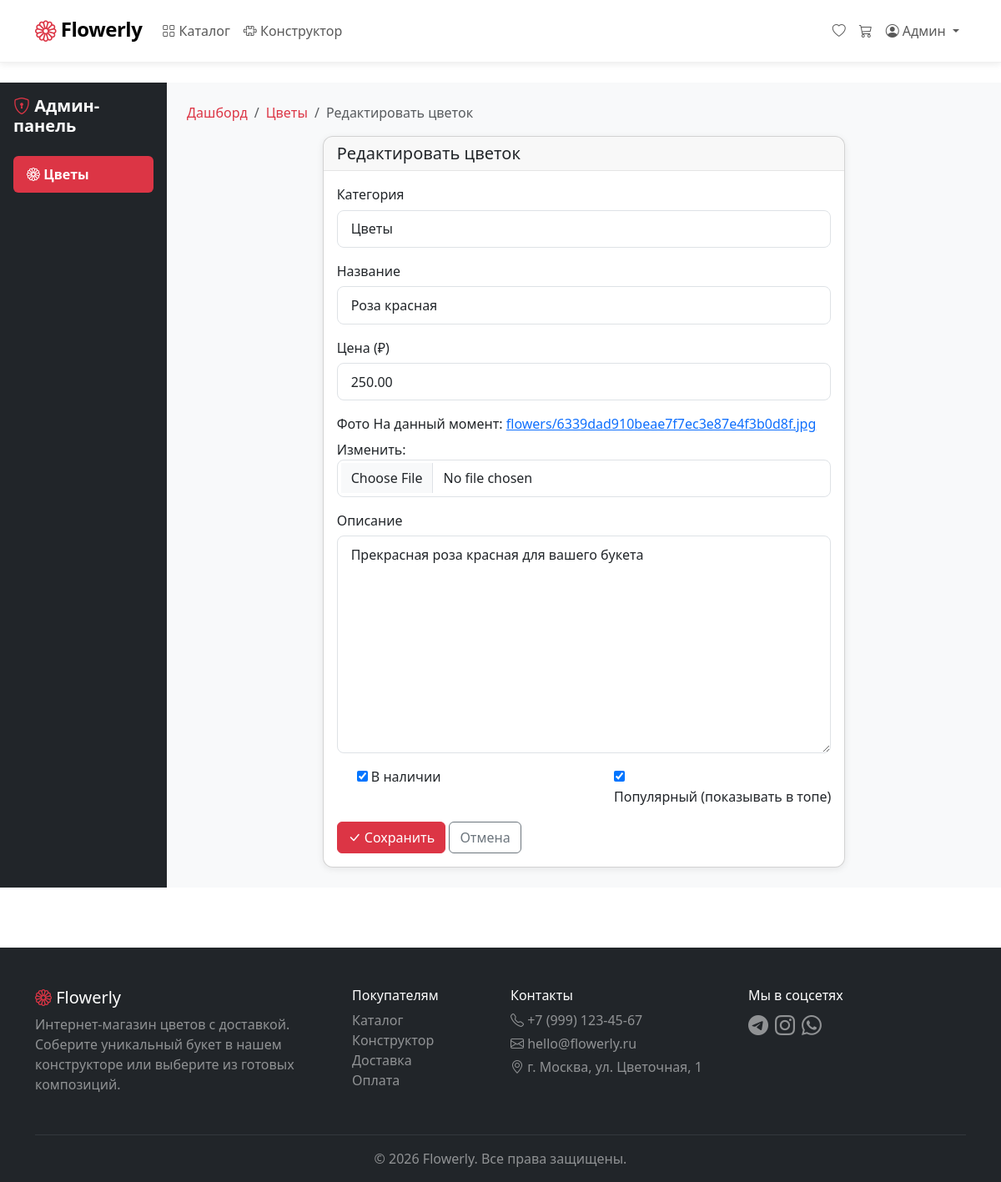
Screenshot of /admin-dashboard/flowers/1/edit/ (signed in) with the database file from the repository.
### FlowerlyApp/models.py (models this page shows, shortened)
class User(AbstractUser):
    username = None
    email = models.EmailField('Email', unique=True)
    phone = models.CharField('Телефон', max_length=20, blank=True)
    default_address = models.TextField('Адрес по умолчанию', blank=True)
    avatar = models.ImageField('Аватар', upload_to='avatars/', blank=True)
    is_florist = models.BooleanField('Флорист', default=False)
    created_at = models.DateTimeField('Дата регистрации', auto_now_add=True)
    USERNAME_FIELD = 'email'
    REQUIRED_FIELDS = ['first_name', 'last_name']
    objects = UserManager()
    class Meta:
        verbose_name = 'Пользователь'
        verbose_name_plural = 'Пользователи'

class Flower(models.Model):
    category = models.ForeignKey(Category, on_delete=models.CASCADE, verbose_name='Категория')
    name = models.CharField('Название', max_length=200)
    price = models.DecimalField('Цена за шт.', max_digits=10, decimal_places=2)
    image = models.ImageField('Фото', upload_to='flowers/')
    description = models.TextField('Описание', blank=True)
    available = models.BooleanField('В наличии', default=True)
    is_popular = models.BooleanField('Популярный', default=False)
    created_at = models.DateTimeField(auto_now_add=True)
    class Meta:
        verbose_name = 'Цветок'
        verbose_name_plural = 'Цветы'

### FlowerlyApp/views.py (the view)
    def wrapper(request, *args, **kwargs):
        if not request.user.is_authenticated:
            return redirect('flowerly:login')
        if not request.user.is_staff:
            messages.error(request, 'Доступ запрещён')
            return redirect('flowerly:home')
        return view_func(request, *args, **kwargs)

### FlowerlyApp/forms.py
class FlowerForm(forms.ModelForm):
    class Meta:
        model = Flower
        fields = ('category', 'name', 'price', 'image', 'description', 'available', 'is_popular')
    def __init__(self, *args, **kwargs):
        super().__init__(*args, **kwargs)
        for field in self.fields.values():
            if not isinstance(field.widget, forms.CheckboxInput):
                field.widget.attrs['class'] = 'form-control'

### FlowerlyApp/context_processors.py (called while the page is built)
def cart_counter(request):
    if request.user.is_authenticated:
        try:
            cart = Cart.objects.get(user=request.user)
            count = cart.total_items()
        except Cart.DoesNotExist:
            count = 0
    else:
        count = 0
    return {'cart_count': count}

### FlowerlyApp/models.py (called while the page is built)
    def __str__(self):
        return self.name

    def total_items(self):
        return self.items.count()

### FlowerlyApp/views.py (called while the page is built)
def admin_required(view_func):
    def wrapper(request, *args, **kwargs):
        if not request.user.is_authenticated:
            return redirect('flowerly:login')
        if not request.user.is_staff:
            messages.error(request, 'Доступ запрещён')
            return redirect('flowerly:home')
        return view_func(request, *args, **kwargs)
    return wrapper

@admin_required
def admin_flower_edit(request, flower_id):
    flower = get_object_or_404(Flower, id=flower_id)
    if request.method == 'POST':
        form = FlowerForm(request.POST, request.FILES, instance=flower)
        if form.is_valid():
            form.save()
            messages.success(request, 'Цветок обновлён')
            return redirect('flowerly:admin_flowers')
    else:
        form = FlowerForm(instance=flower)
    return render(request, 'admin_dashboard/flower_form.html', {'form': form, 'action': 'Редактировать'})

### FlowerlyApp/templates/admin_dashboard/flower_form.html (shortened to what this page needs)
{% extends 'base.html' %}
{% block content %}
<div class="container-fluid">
    <div class="row">
        <div class="col-md-2 bg-dark min-vh-100 p-3">
            <h5 class="fw-bold mb-4 text-white"><i class="bi bi-shield-lock text-danger"></i> Админ-панель</h5>
            <ul class="nav flex-column">
                <li class="nav-item mb-2">
                    <a href="{% url 'flowerly:admin_flowers' %}" class="nav-link active bg-danger text-white rounded">
                        <i class="bi bi-flower1"></i> Цветы
                    </a>
                </li>
            </ul>
        </div>
        <div class="col-md-10 p-4 bg-light min-vh-100">
            <nav aria-label="breadcrumb" class="mb-3">
                <ol class="breadcrumb">
                    <li class="breadcrumb-item"><a href="{% url 'flowerly:admin_dashboard' %}">Дашборд</a></li>
                    <li class="breadcrumb-item"><a href="{% url 'flowerly:admin_flowers' %}">Цветы</a></li>
                    <li class="breadcrumb-item active">{{ action }} цветок</li>
                </ol>
            </nav>
            <div class="row justify-content-center">
                <div class="col-md-8">
                    <div class="card shadow-sm">
                        <div class="card-header">
                            <h5 class="mb-0">{{ action }} цветок</h5>
                        </div>
                        <div class="card-body">
                            <form method="post" enctype="multipart/form-data">
                                <div class="mb-3">
                                    <label class="form-label">Категория</label>
                                    {{ form.category }}
                                </div>
                                <div class="mb-3">
                                    <label class="form-label">Название</label>
                                    {{ form.name }}
                                </div>
                                <div class="mb-3">
                                    <label class="form-label">Цена (₽)</label>
                                    {{ form.price }}
                                </div>
                                <div class="mb-3">
                                    <label class="form-label">Фото</label>
                                    {{ form.image }}
                                </div>
                                <div class="mb-3">
                                    <label class="form-label">Описание</label>
                                    {{ form.description }}
                                </div>
                                <div class="row mb-3">
                                    <div class="col-md-6">
                                        <div class="form-check">
                                            {{ form.available }}
                                            <label class="form-check-label">В наличии</label>
                                        </div>
                                    </div>
                                    <div class="col-md-6">
                                        <div class="form-check">
                                            {{ form.is_popular }}
                                            <label class="form-check-label">Популярный (показывать в топе)</label>
                                        </div>
                                    </div>
                                </div>
                                <button type="submit" class="btn btn-danger">
                                    <i class="bi bi-check-lg"></i> Сохранить
                                </button>
                                <a href="{% url 'flowerly:admin_flowers' %}" class="btn btn-outline-secondary">Отмена</a>
                            </form>
                        </div>
                    </div>
                </div>
            </div>
        </div>
    </div>
</div>
{% endblock %}

### FlowerlyApp/templates/base.html (shortened to what this page needs)
<!DOCTYPE html>
<html lang="ru">
<head>
    <link href="https://cdn.jsdelivr.net/npm/bootstrap@5.3.0/dist/css/bootstrap.min.css" rel="stylesheet">
    <link href="https://cdn.jsdelivr.net/npm/bootstrap-icons@1.11.0/font/bootstrap-icons.css" rel="stylesheet">
    {% load static %}
    <link href="{% static 'css/style.css' %}" rel="stylesheet">
</head>
<body>
    <nav class="navbar navbar-expand-lg navbar-light bg-white shadow-sm sticky-top">
        <div class="container">
            <a class="navbar-brand" href="{% url 'flowerly:home' %}">
                <i class="bi bi-flower1 text-danger"></i>
                <span class="fw-bold">Flowerly</span>
            </a>
            <div class="collapse navbar-collapse" id="navbarMain">
                <ul class="navbar-nav me-auto mb-2 mb-lg-0">
                    <li class="nav-item">
                        <a class="nav-link {% if request.resolver_match.url_name == 'catalog' %}active{% endif %}"
                           href="{% url 'flowerly:catalog' %}">
                            <i class="bi bi-grid"></i> Каталог
                        </a>
                    </li>
                    <li class="nav-item">
                        <a class="nav-link {% if request.resolver_match.url_name == 'constructor' %}active{% endif %}"
                           href="{% url 'flowerly:constructor' %}">
                            <i class="bi bi-puzzle"></i> Конструктор
                        </a>
                    </li>
                </ul>
                <ul class="navbar-nav ms-auto mb-2 mb-lg-0">
                    {% if user.is_authenticated %}
                        <li class="nav-item">
                            <a class="nav-link" href="{% url 'flowerly:favorites' %}">
                                <i class="bi bi-heart"></i>
                            </a>
                        </li>
                        <li class="nav-item">
                            <a class="nav-link position-relative" href="{% url 'flowerly:cart_detail' %}">
                                <i class="bi bi-cart3"></i>
                            </a>
                        </li>
                        <li class="nav-item dropdown">
                            <a class="nav-link dropdown-toggle" href="#" id="userDropdown" role="button"
                               data-bs-toggle="dropdown">
                                <i class="bi bi-person-circle"></i> {{ user.first_name }}
                            </a>
                        </li>
                    {% endif %}
                </ul>
            </div>
        </div>
    </nav>
    <main class="py-4">
        {% block content %}{% endblock %}
    </main>
<footer class="bg-dark text-white pt-5 pb-3 mt-5">
    <div class="container">
        <div class="row">
            <div class="col-md-4 mb-3">
                <h5><i class="bi bi-flower1 text-danger"></i> Flowerly</h5>
                <p class="text-white-50">Интернет-магазин цветов с доставкой. Соберите уникальный букет в нашем конструкторе или выберите из готовых композиций.</p>
            </div>
            <div class="col-md-2 mb-3">
                <h6>Покупателям</h6>
                <ul class="list-unstyled">
                    <li><a href="{% url 'flowerly:catalog' %}" class="text-white-50 text-decoration-none">Каталог</a></li>
                    <li><a href="{% url 'flowerly:constructor' %}" class="text-white-50 text-decoration-none">Конструктор</a></li>
                    <li><a href="#" class="text-white-50 text-decoration-none">Доставка</a></li>
                    <li><a href="#" class="text-white-50 text-decoration-none">Оплата</a></li>
                </ul>
            </div>
            <div class="col-md-3 mb-3">
                <h6>Контакты</h6>
                <p class="text-white-50 mb-1"><i class="bi bi-telephone"></i> +7 (999) 123-45-67</p>
                <p class="text-white-50 mb-1"><i class="bi bi-envelope"></i> hello@flowerly.ru</p>
                <p class="text-white-50"><i class="bi bi-geo-alt"></i> г. Москва, ул. Цветочная, 1</p>
            </div>
            <div class="col-md-3 mb-3">
                <h6>Мы в соцсетях</h6>
                <div class="d-flex gap-2">
                    <a href="#" class="text-white-50 fs-4"><i class="bi bi-telegram"></i></a>
                    <a href="#" class="text-white-50 fs-4"><i class="bi bi-instagram"></i></a>
                    <a href="#" class="text-white-50 fs-4"><i class="bi bi-whatsapp"></i></a>
                </div>
            </div>
        </div>
        <hr class="border-secondary">
        <p class="text-center text-white-50 mb-0">© 2026 Flowerly. Все права защищены.</p>
    </div>
</footer>
</body>
</html>

### FlowerlyApp/static/css/style.css (style rules this page uses)
:root { --flowerly-primary: #dc3545; --flowerly-primary-dark: #bb2d3b; --flowerly-primary-light: #f8d7da; --flowerly-secondary: #6c757d; --flowerly-success: #198754; --flowerly-warning: #ffc107; --flowerly-bg-light: #f8f9fa; --flowerly-text-muted: #6c757d; }
body { font-family: 'Segoe UI', system-ui, -apple-system, sans-serif; color: #212529; background-color: #fff; min-height: 100vh; display: flex; flex-direction: column; }
main { flex: 1; }
.navbar { padding: 0.75rem 0; border-bottom: 1px solid #f0f0f0; }
.navbar-brand { font-size: 1.5rem; letter-spacing: -0.5px; }
.navbar-brand i { font-size: 1.6rem; vertical-align: -3px; }
.nav-link { font-weight: 500; padding: 0.5rem 1rem; border-radius: 8px; transition: all 0.2s ease; }
.nav-link.active { background-color: var(--flowerly-primary-light); color: var(--flowerly-primary) !important; font-weight: 600; }
.btn-danger { background-color: var(--flowerly-primary); border-color: var(--flowerly-primary); }
.card { border-radius: 12px; overflow: hidden; transition: transform 0.2s ease, box-shadow 0.2s ease; }
.card-header { border-bottom: 1px solid rgba(0, 0, 0, 0.08); font-weight: 600; }
.form-control { border-radius: 8px; border: 1px solid #dee2e6; padding: 0.6rem 1rem; transition: border-color 0.2s ease, box-shadow 0.2s ease; }
.form-label { font-weight: 500; margin-bottom: 0.4rem; }
.bg-dark .nav-link { color: rgba(255, 255, 255, 0.8) !important; padding: 0.6rem 1rem; border-radius: 8px; margin-bottom: 2px; font-weight: 500; transition: all 0.2s ease; }
.bg-dark .nav-link.active { background-color: #dc3545 !important; color: #fff !important; font-weight: 600; }
.card { animation: fadeInUp 0.4s ease forwards; }
footer { margin-top: auto; }
footer a { transition: color 0.2s ease; }
.breadcrumb { background: transparent; padding: 0; }
.breadcrumb-item a { color: var(--flowerly-primary); text-decoration: none; }
.min-vh-100 { min-height: 100vh; }
.sticky-top { z-index: 100; }
.navbar { z-index: 1030 !important; }
.shadow-sm { box-shadow: 0 2px 8px rgba(0, 0, 0, 0.08) !important; }

### rows the page displays
User: first_name "Админ"
Flower: category "Цветы", name "Роза красная", price "250.00", description "Прекрасная роза красная для вашего букета", available "☑", is_popular "☑"

### other values shown
{{ action }} "Редактировать"
